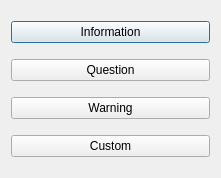
<?xml version="1.0" encoding="UTF-8"?>
<ui version="4.0">
 <class>Dialog</class>
 <widget class="QDialog" name="Dialog">
  <property name="geometry">
   <rect>
    <x>0</x>
    <y>0</y>
    <width>221</width>
    <height>178</height>
   </rect>
  </property>
  <property name="windowTitle">
   <string>Dialog</string>
  </property>
  <layout class="QVBoxLayout" name="verticalLayout">
   <item>
    <widget class="QPushButton" name="pushButton">
     <property name="text">
      <string>Information</string>
     </property>
    </widget>
   </item>
   <item>
    <widget class="QPushButton" name="pushButton_2">
     <property name="text">
      <string>Question</string>
     </property>
    </widget>
   </item>
   <item>
    <widget class="QPushButton" name="pushButton_3">
     <property name="text">
      <string>Warning</string>
     </property>
    </widget>
   </item>
   <item>
    <widget class="QPushButton" name="pushButton_4">
     <property name="text">
      <string>Custom</string>
     </property>
    </widget>
   </item>
  </layout>
 </widget>
 <layoutdefault spacing="6" margin="11"/>
 <resources/>
 <connections/>
</ui>
